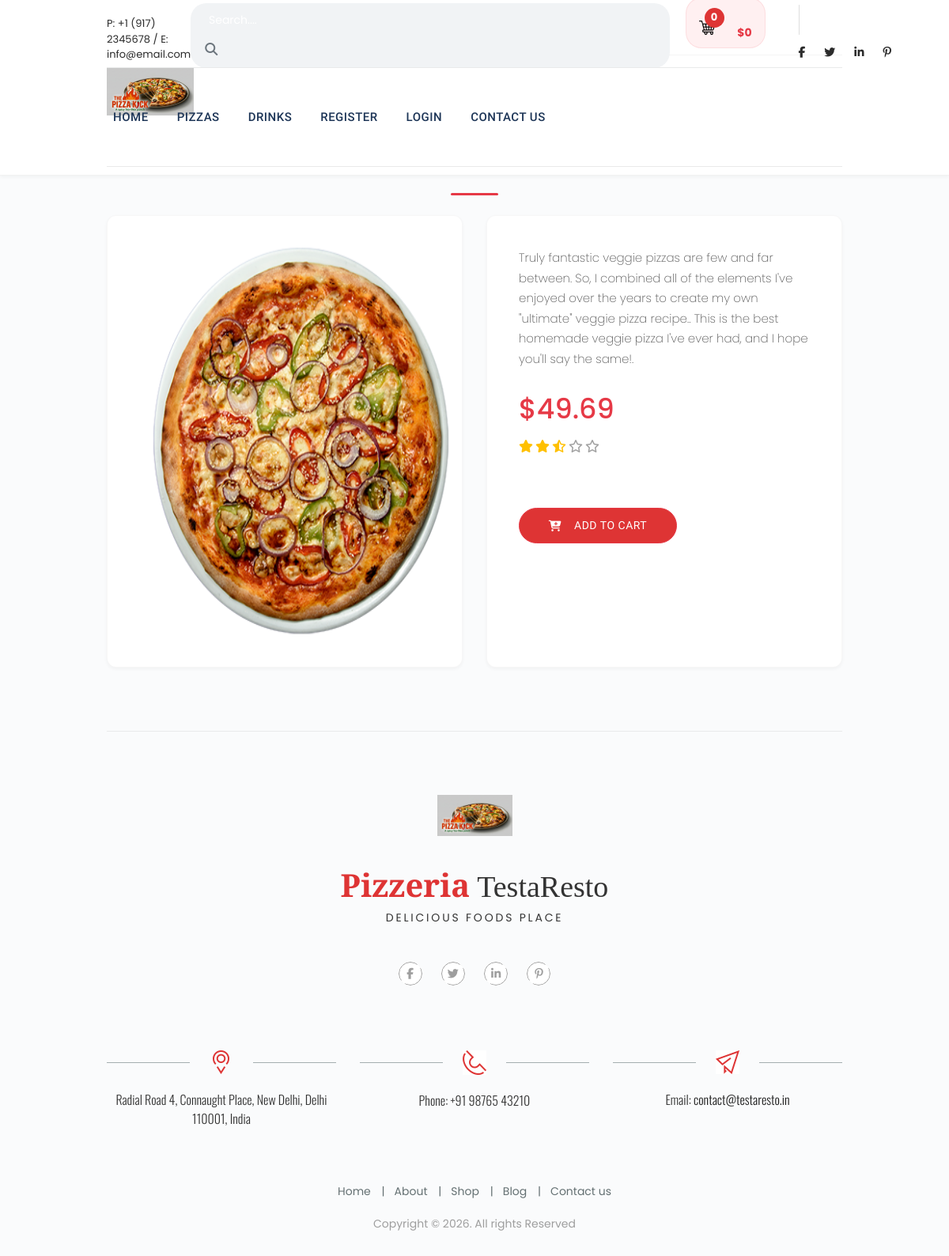
Page /product/1 on the committed database.
### product/models.py (models this page shows, shortened)
class Category(models.Model):
    name = models.CharField(max_length=100,unique=True)
    slug = models.SlugField(max_length=100,unique=True)
    class Meta:
        ordering = ('name',)
        verbose_name = 'category'
        verbose_name_plural = 'categories'

class Product(models.Model):
    name = models.CharField(max_length=100,unique=True)
    slug = models.SlugField(max_length=100,unique=True)
    short_description = models.TextField(max_length=300,blank=True)
    description = models.TextField(blank=True)
    category = models.ForeignKey(Category,on_delete=models.CASCADE)
    image = models.ImageField(upload_to='products',blank=True)
    price = models.DecimalField(max_digits=10,decimal_places=2,default='',blank=True,null=True)
    created = models.DateTimeField(auto_now_add=True)
    updated = models.DateTimeField(auto_now=True)
    class Meta:
        ordering = ('name',)
        verbose_name = 'product'
        verbose_name_plural = 'products'

### product/views.py (the view)
# urls.py: path('product/<int:pk>', views.product_detail,name="product_detail"),
def product_detail(request,pk):
    product_detail = get_object_or_404(Product,pk=pk)
    context = {
        'product_detail':product_detail,
    }
    return render(request,'product/product_detail.html',context)

### product/context_processors.py (called while the page is built)
def categories(request):
    categories = Category.objects.order_by('-name')
    return dict(categories=categories)

def counter(request):
    counter_val = 0
    total = 0
    cart_items = []
    if 'admin' in request.path:
        return {}
    else:
        try:
            cart = Cart.objects.filter(cart_id=_cart_id(request)).first()
            if cart:
                cart_items = CartItem.objects.filter(cart=cart, active=True)
                for cart_item in cart_items:
                    total += (cart_item.product.price * cart_item.quantity)
                    counter_val += cart_item.quantity
        except Exception:
            pass
    return {
        'counter': counter_val,
        'cart_items': cart_items,
        'total': total
    }

### product/views.py (called while the page is built)
def _cart_id(request):
    cart = request.session.session_key
    if not cart:
        cart = request.session.create()
    return cart

### product/templates/product/product_detail.html (shortened to what this page needs)
{% extends 'product/base.html' %} {% load static %} {% block content %}
<div class="container">
  <div class="pizza_breadcrumb">
    <a href="index.html"> Home</a> /
    <span>Single product</span>
  </div>
  <section class="shop_title">
    <div class="piz_title">
      <div class="small_title"><h3>best choice!</h3></div>
      <div class="big_title">
        <h1 class="shop_big_title">{{product_detail.name}}</h1>
      </div>
    </div>
    <div class="title_devider">
      <p class="line"></p>
    </div>
  </section>
  <section class="products top_margin_60-30">
    <div class="row big-bottom">
      <div class="col-md-12">
        <div class="row">
          <div class="col-md-6">
            <div class="big_pizza">
              <img src="{{product_detail.image.url}}" class="img-fluid" />
            </div>
          </div>
          <div class="col-md-6">
            <div class="content_description">
              <div class="small_description">
                <p>{{product_detail.description}}.</p>
              </div>
              <div class="price">
                <h2>${{product_detail.price}}</h2>
                <ul>
                  <li><i class="fa fa-star"></i></li>
                  <li><i class="fa fa-star"></i></li>
                  <li><i class="fa fa-star-half-o"></i></li>
                  <li class="gray"><i class="fa fa-star-o"></i></li>
                  <li class="gray"><i class="fa fa-star-o"></i></li>
                </ul>
              </div>
              <div class="shop_buttons">
                <a href="{% url 'add_cart' product_detail.id %}">
                  <button type="button" class="btn btn-outline-primary">
                    <i class="fa fa-cart-plus"></i> add to cart
                  </button>
                </a>
              </div>
            </div>
          </div>
        </div>
      </div>
    </div>
  </section>
</div>
{% endblock %}

### product/templates/product/base.html (shortened to what this page needs)
{% load static %} {% load crispy_forms_tags %}
<!DOCTYPE html>
<html lang="en">
  <head>
    <link href="{% static 'product/css/bootstrap.css' %}" rel="stylesheet" />
    <link href="{% static 'product/css/superslides.css' %}" rel="stylesheet" />
    <link href="{% static 'product/css/font-awesome.css' %}" rel="stylesheet" />
    <link rel="stylesheet" href="{% static 'product/css/owl.carousel.css' %}" />
    <link
      rel="stylesheet"
      href="{% static 'product/css/owl.theme.default.min.css' %}"
    />
    <link href="{% static 'product/css/navigation.css' %}" rel="stylesheet" />
    <link rel="stylesheet" href="{% static 'product/css/reset.css' %}" />
    <link rel="stylesheet" href="{% static 'product/css/style.css' %}" />
    <link rel="stylesheet" href="{% static 'product/css/modern_overrides.css' %}" />
  </head>
  <body>
    <div id="main">
      <div class="header-v3">
        <div class="container">
          <div class="menu-top desktop-top">
            <div class="left_block">
              <div class="phone_email">
                P: +1 (917) 2345678 / E: info@email.com
              </div>
            </div>
            <div class="right_block">
              <div class="my_search">
                <form
                  class="search clearfix"
                  action="{% url 'search' %}"
                  ,
                  method="GET"
                >
                  <div class="input-group">
                    <input
                      type="text"
                      name="title"
                      class="form-control"
                      placeholder=" Search...."
                      style="width: 600px"
                    />
                    <div class="input-group-append">
                      <button type="submit" class="btn btn-outline-primary-gry">
                        <i class="fa fa-search"></i>
                      </button>
                    </div>
                  </div>
                </form>
              </div>
              <div class="my_cart_wrapper">
                <div class="my_cart_button">
                  <a href="#">
                    <img
                      class="pizza_cart"
                      src="{% static 'product/img/shopping-cart.png' %}"
                    />
                    <span class="cart_circle">{{counter}}</span>
                  </a>
                  <div class="cart_sum">${{total}}</div>
                </div>
              </div>
              <div class="top_social">
                <ul>
                  <li>
                    <a href="#"><i class="fab fa-facebook-f"></i></a>
                  </li>
                  <li>
                    <a href="#"><i class="fab fa-twitter"></i></a>
                  </li>
                  <li>
                    <a href="#"><i class="fab fa-linkedin-in"></i></a>
                  </li>
                  <li>
                    <a href="#"><i class="fab fa-pinterest-p"></i></a>
                  </li>
                </ul>
              </div>
            </div>
          </div>
          <div class="header-inner_1 clearfix">
            <header class="header_bg">
              <div class="logo">
                <a href="{% url 'home' %}">
                  <img src="{% static 'product/img/logo.png' %}" />
                </a>
              </div>
            </header>
            <nav id="navigation" class="navigation clearfix">
              <div class="navigation-body">
                <ul class="navigation-menu">
                  <li class="navigation-item">
                    <a class="navigation-link" href="{% url 'home' %}">Home</a>
                  </li>
                  {% for category in categories %}
                  <li class="navigation-item">
                    <a
                      class="navigation-link"
                      href="{% url 'products_by_category' category.slug %}"
                      >{{category.name}}</a
                    >
                  </li>
                  {% endfor %} {% if request.user.is_authenticated %}
                  <li class="navigation-item">
                    <a class="navigation-link" href="#"
                      >Welcome, {{request.user.first_name}}</a
                    >
                    <ul class="navigation-dropdown">
                      <li class="navigation-dropdown-item">
                        <a
                          class="navigation-dropdown-link"
                          href="{% url 'my_dashboard'  %}"
                          >My Dashboard</a
                        >
                      </li>
                      <li class="navigation-dropdown-item">
                        <a
                          class="navigation-dropdown-link"
                          href="{% url 'signout' %}"
                          >Log Out</a
                        >
                      </li>
                    </ul>
                  </li>
                  {% else %}
                  <li class="navigation-item">
                    <a class="navigation-link" href="{% url 'signup' %}"
                      >Register</a
                    >
                  </li>
                  <li class="navigation-item">
                    <a class="navigation-link" href="{% url 'signin' %}"
                      >Login</a
                    >
                  </li>
                  {% endif %}
                  <li class="navigation-item">
                    <a class="navigation-link" href="contact.html"
                      >Contact us</a
                    >
                  </li>
                </ul>
              </div>
            </nav>
          </div>
        </div>
      </div>
      {% block content%} {% endblock %}
      <footer>
        <div class="bot1-wrapper top_margin_80">
          <div class="container">
            <div class="bot1 clearfix">
              <div class="logo2_wrapper">
                <img
                  src="{% static 'product/img/logo2_wrapper.png' %}"
                  alt=""
                  class="img-fluid"
                />
                <div class="logo_title">
                  <div class="bottom_logo">
                    <span>Pizzeria</span> TestaResto
                  </div>
                  <div class="bottom_logo_desc">delicious foods place</div>
                </div>
              </div>
              <div class="social-footer-wrapper">
                <ul class="social-footer clearfix">
                  <li>
                    <a href="#"><i class="fab fa-facebook-f"></i></a>
                  </li>
                  <li>
                    <a href="#"><i class="fab fa-twitter"></i></a>
                  </li>
                  <li>
                    <a href="#"><i class="fab fa-linkedin-in"></i></a>
                  </li>
                  <li>
                    <a href="#"><i class="fab fa-pinterest-p"></i></a>
                  </li>
                </ul>
              </div>
            </div>
          </div>
        </div>
        <div class="bot2-wrapper">
          <div class="container">
            <div class="bot2 clearfix">
              <div class="row">
                <div class="col-md-4">
                  <div class="contact-us-block">
                    <figure>
                      <img
                        src="{% static 'product/img/ic1.png' %}"
                        alt=""
                        class="img-fluid"
                      />
                    </figure>
                    <div class="txt1">
                      Radial Road 4, Connaught Place, New Delhi, Delhi 110001, India
                    </div>
                  </div>
                </div>
                <div class="col-md-4">
                  <div class="contact-us-block">
                    <figure>
                      <img
                        src="{% static 'product/img/ic2.png' %}"
                        alt=""
                        class="img-fluid"
                      />
                    </figure>
                    <div class="txt1">Phone: +91 98765 43210</div>
                  </div>
                </div>
                <div class="col-md-4">
                  <div class="contact-us-block">
                    <figure>
                      <img
                        src="{% static 'product/img/ic3.png' %}"
                        alt=""
                        class="img-fluid"
                      />
                    </figure>
                    <div class="txt1">
                      Email: <a href="mailto:contact@testaresto.in">contact@testaresto.in</a>
                    </div>
                  </div>
                </div>
              </div>
            </div>
          </div>
        </div>
        <div class="bot3-wrapper">
          <div class="container">
            <div class="bot3 clearfix">
              <ul class="menu-bot">
                <li><a href="#">Home</a></li>
                <li><a href="#">About</a></li>
                <li><a href="#">Shop</a></li>
                <li><a href="#">Blog</a></li>
                <li><a href="#">Contact us</a></li>
              </ul>
              <div class="copyrights">Copyright &copy; {% now "Y" %}. All rights Reserved</div>
            </div>
          </div>
        </div>
      </footer>
    </div>
  </body>
</html>

### product/static/product/css/navigation.css (style rules this page uses)
.navigation { display: -ms-flexbox; display: flex; -ms-flex-align: initial; align-items: initial; width: 100%; min-height: 60px; padding: 0; position: relative; line-height: initial; font-family: inherit; box-sizing: border-box; background-color: #333333; transition: background 0.3s; }
@media (min-width: 1000px) { .navigation { height: auto; } }
.navigation *, .navigation *:before, .navigation *:after { box-sizing: border-box; -webkit-tap-highlight-color: transparent; text-decoration: none; }
.navigation-body { width: 100%; height: 100%; position: fixed; top: 0; left: -100%; overflow-x: hidden; overflow-y: auto; background-color: #333333; z-index: 20000; transition: left 0.8s cubic-bezier(0.1, 0.1, 0.1, 0.1), right 0.8s cubic-bezier(0.1, 0.1, 0.1, 0.1); }
@media (min-width: 500px) { .navigation-body { width: 320px; } }
@media (min-width: 1000px) { .navigation-body { display: -ms-flexbox; display: flex; -ms-flex-align: center; align-items: center; width: 100%; position: relative; left: auto; overflow: visible; z-index: auto; background-color: transparent; transition: all 0s ease 0s; } }
.navigation-body.scroll-momentum { -webkit-overflow-scrolling: touch; }
.navigation-menu { width: 100%; margin: 0; padding: 0; list-style: none; font-size: 0rem; display: inline-block; float: left; }
@media (min-width: 1000px) { .navigation-menu { width: auto; display: -ms-flexbox; display: flex; -ms-flex-align: center; align-items: center; } }
@media (min-width: 1000px) { .navigation .navigation-menu { -ms-flex-item-align: stretch; align-self: stretch; -ms-flex-align: stretch; align-items: stretch; } }
.navigation-item { width: 100%; margin: 0; float: left; display: inline-block; }
@media (min-width: 1000px) { .navigation-item { width: auto; } }
.navigation-link { width: 100%; padding: 13px 16px; display: -ms-flexbox; display: flex; -ms-flex-align: center; align-items: center; position: relative; font-size: 14px; letter-spacing: 0.3px; color: #d1d1d1; text-decoration: none !important; border-bottom: solid 1px #404040; transition: border-color 0.3s, color 0.3s, background 0.3s; }
@media (min-width: 1000px) { .navigation-item:last-child .navigation-link { border-top: none; border-bottom: none; } }
@media (min-width: 1000px) { .navigation-link { height: 100%; padding: 10px 16px; line-height: 60px; border: none; } }

### rows in the picture
Category: name "PIZZAS"
Category: name "DRINKS"
Product: image (picture), description "Truly fantastic veggie pizzas are few and far between. So, I combined all of the elements I've enjoyed over the years to create my own \"ultimate\" veggie pizza recipe.. This is the best homemade veggie pizza I've ever had, and I hope you'll say the same!", price "49.69"

### other values in the picture
{{ counter }} "0"
{{ total }} "0"
